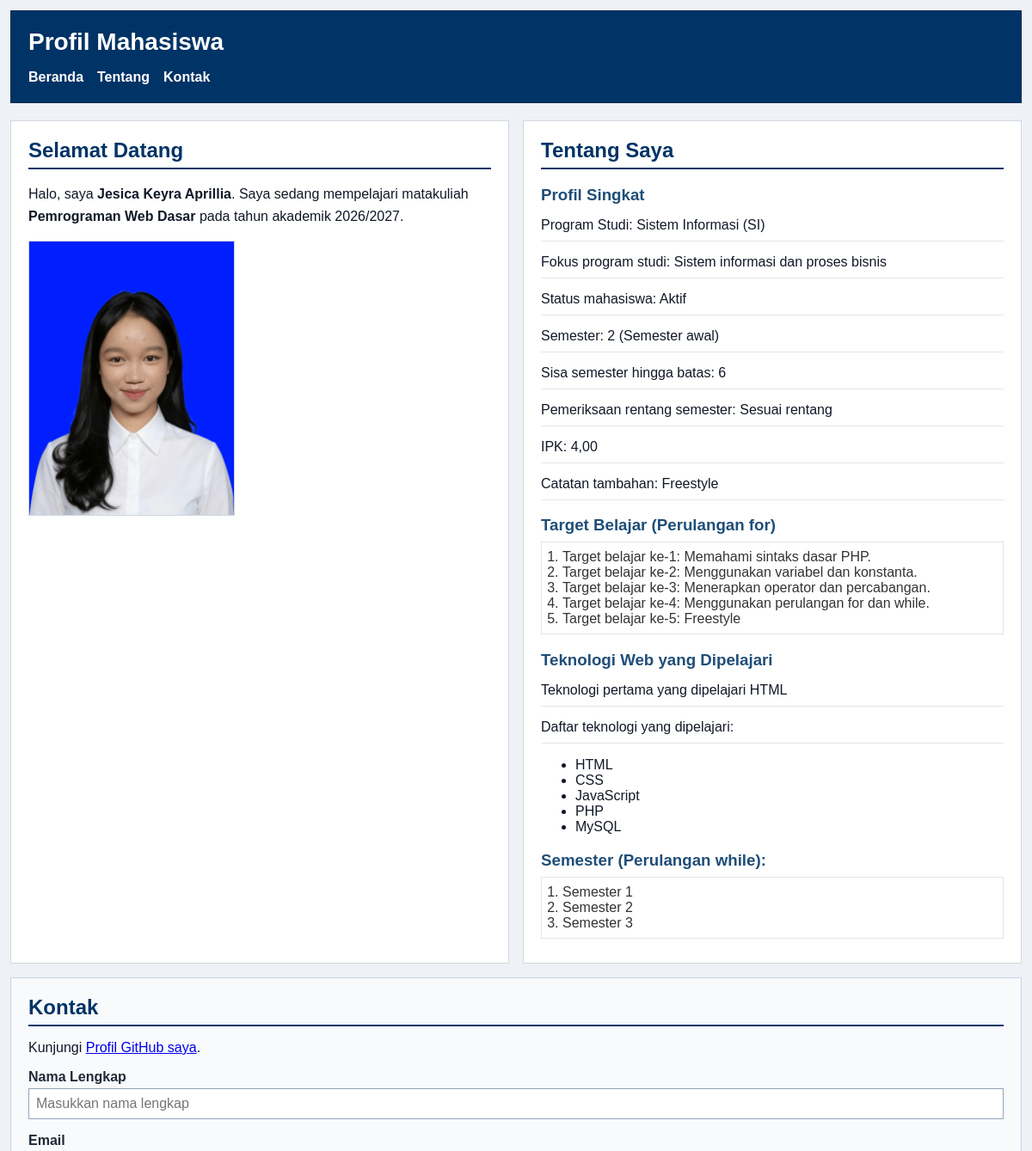
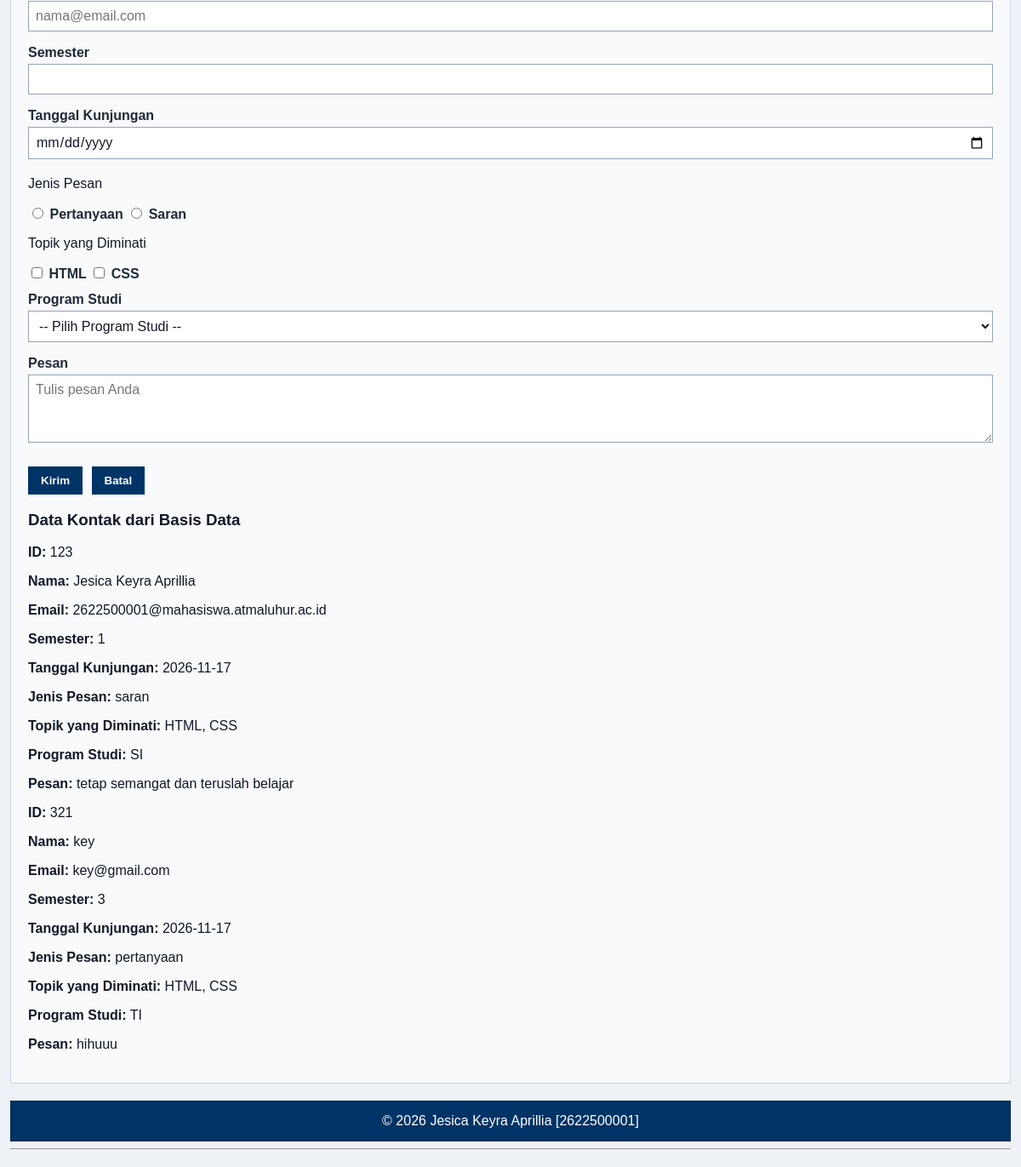
The page / on the database its author committed (2 pictures, top to bottom).
### tables this page shows
CREATE TABLE `tbl_kontak_2622500001` (
  `id` int NOT NULL,
  `nama` varchar(50) NOT NULL,
  `email` varchar(255) NOT NULL,
  `semester` tinyint NOT NULL,
  `tanggal` date NOT NULL,
  `jenis_pesan` varchar(20) NOT NULL,
  `minat` varchar(50) NOT NULL,
  `prodi` varchar(2) NOT NULL,
  `pesan` varchar(300) NOT NULL
);

### index.php (the view, shortened to what this page needs)
<?php
require_once("fungsi.php");
require_once("koneksi.php");
$sql = "SELECT * FROM tbl_kontak_2622500001";
$hasil = mysqli_query($koneksi, $sql);
$dataKontak = [];
while ($baris = mysqli_fetch_assoc($hasil)) {
    $dataKontak[] = $baris;
}
$nim = "2622500001";
$namaMahasiswa = "Jesica Keyra Aprillia";
$programStudi = "SI";
$tahunAkademik = "2026/2027";
$semester = 2;
$ipk = 4.00;
$statusAktif = true;
$catatanTambahan = null;
$batasSemester = 8;
$sisaSemester = $batasSemester - $semester;
$semesterValid = $semester >= 1 && $semester <= $batasSemester;
$statusSemester = ($semesterValid && $statusAktif) ? "Sesuai rentang" : "Perlu diperiksa";
if ($semester < 3) {
$keteranganSemester = "Semester awal";
} elseif ($semester <= 6) {
$keteranganSemester = "Semester menengah";
} else {
$keteranganSemester = "Semester akhir";
}
$namaProdi = ($programStudi == "SI") ? "Sistem Informasi" : (($programStudi == "TI") ? "Teknik
Informatika" : (($programStudi == "BD") ? "Bisnis Digital" : "Lainnya"));
switch ($programStudi) {
  case "SI":
    $fokusProgramStudi = "Sistem informasi dan proses bisnis";
    break;
}
$teknologiWeb = ["HTML", "CSS", "JavaScript", "PHP", "MySQL"];
?>
<!doctype html>
<html lang="id">
  <head>
    <link rel="stylesheet" href="style.css" />
  </head>
  <body>
    <header>
      <div class="header-top">
      <h1>Profil Mahasiswa</h1>
     </div>
      <nav>
        <ul id="navMenu">
        <li><a href="#home">Beranda</a></li>
        <li><a href="#about">Tentang</a></li>
        <li><a href="#contact">Kontak</a></li>
      </ul>
    </nav>
  </header>
  <main>
    <section id="home">
      <h2>Selamat Datang</h2>
      <p>Halo, saya <?= tebal($namaMahasiswa); ?>. Saya sedang mempelajari matakuliah
      <strong><?= bersihkan(NAMA_MATA_KULIAH); ?></strong> pada tahun akademik <?= bersihkan($tahunAkademik);
      ?>.</p>
      <img src="img/foto profile.jpeg" alt="Foto profil Nama Mahasiswa" width="200" />
    </section>
    <section id="about">
      <h2>Tentang Saya</h2>
      <article>
        <h3>Profil Singkat</h3>
        <p>Program Studi: <?= bersihkan($namaProdi . " (" . $programStudi . ")"); ?></p>
        <p>Fokus program studi: <?= bersihkan($fokusProgramStudi); ?></p>
        <p>Status mahasiswa: <?= $statusAktif ? "Aktif" : "Tidak aktif"; ?></p>
        <p>Semester: <?= bersihkan($semester . " (" . $keteranganSemester . ")"); ?></p>
        <p>Sisa semester hingga batas: <?= bersihkan($sisaSemester); ?></p>
        <p>Pemeriksaan rentang semester: <?= bersihkan($statusSemester); ?></p>
        <p>IPK: <?= number_format($ipk, 2, ',', '.'); ?></p>
        <p>Catatan tambahan: <?= $catatanTambahan === null ? "Freestyle" : bersihkan($catatanTambahan);
        ?></p>
        <h3>Target Belajar (Perulangan for)</h3>
        <ol>
          <?php
          for ($i = 1; $i <= 5; $i++) {
            echo "<li>Target belajar ke-" . $i . ": ";
            switch ($i) {
              case 1:
                echo "Memahami sintaks dasar PHP.";
                break;
              case 2:
                echo "Menggunakan variabel dan konstanta.";
                break;
              case 3:
                echo "Menerapkan operator dan percabangan.";
                break;
              case 4:
                echo "Menggunakan perulangan for dan while.";
                break;
              default:
                echo "Freestyle";
                break;
            }
            echo "</li>";
          }
          ?>
        </ol>
        <h3>Teknologi Web yang Dipelajari</h3>
        <p>
            Teknologi pertama yang dipelajari
            <?= bersihkan($teknologiWeb[0]); ?>
        </p>
        <p>Daftar teknologi yang dipelajari:</p>
        <ul>
          <?php foreach ($teknologiWeb as $teknologi): ?>
            <li><?= bersihkan($teknologi); ?></li>
          <?php endforeach; ?>
        </ul>
        <h3>Semester (Perulangan while):</h3>
        <ol>
          <?php
          $nomorSemester = 1;
          while ($nomorSemester <= 3) {
            echo "<li>Semester " . $nomorSemester . "</li>";
            $nomorSemester++;
          }
          ?>
        </ol>
      </article>
    </section>
    <section id="contact">
        <h2>Kontak</h2>
        <p>Kunjungi <a target="_blank" href="https://github.com/2622500001-jesicakeyra?tab=repositories<?= PROFIL_GITHUB ?>">Profil GitHub saya</a>.</p>
        <form id="contactForm" class="js-contact-form" data-validation="contact" action="index.php" method="post" novalidate>
          <div class="form-group">
            <label for="nama">Nama Lengkap</label><br />
            <input class="input-form" type="text" id="nama" name="nama" placeholder="Masukkan nama lengkap" minlength="3" maxlength="50" required />
          </div>
          <div class="form-group">
            <label for="email">Email</label><br />
            <input class="input-form" type="email" id="email" name="email" placeholder="nama@email.com" required />
          </div>
          <div class="form-group">
            <label for="semester">Semester</label><br />
            <input class="input-form" type="number" id="semester" name="semester" min="1" max="14" required />
          </div>
          <div class="form-group">
            <label for="tanggal">Tanggal Kunjungan</label><br />
            <input class="input-form" type="date" id="tanggal" name="tanggal" required />
          </div>
          <div class="form-group">
            <p>Jenis Pesan</p>
            <input type="radio" id="pertanyaan" name="jenis_pesan" value="pertanyaan" required />
            <label for="pertanyaan">Pertanyaan</label>
            <input type="radio" id="saran" name="jenis_pesan" value="saran" />
            <label for="saran">Saran</label>
          </div>
          <div class="form-group">
            <p>Topik yang Diminati</p>
            <input type="checkbox" id="minat-html" name="minat[]" value="HTML" />
            <label for="minat-html">HTML</label>
            <input type="checkbox" id="minat-css" name="minat[]" value="CSS" />
            <label for="minat-css">CSS</label>
          </div>
          <div class="form-group">
           <label for="prodi">Program Studi</label><br />
           <select class="input-form" id="prodi" name="prodi" required>
            <option value="">-- Pilih Program Studi --</option>
           </select>
          </div>
          <div class="form-group">
            <label for="pesan">Pesan</label><br />
            <textarea class="input-form" id="pesan" name="pesan" maxlength="300" placeholder="Tulis pesan Anda" required></textarea>
          </div>
          <button type="submit">Kirim</button>
          <button type="reset">Batal</button>
        </form>
        <article id="hasilKontak" class="submission-result" aria-live="polite">
            <h3>Data Kontak dari Basis Data</h3>
            <?php if (count($dataKontak) > 0): ?>
              <?php foreach ($dataKontak as $data): ?>
                <section>
                  <p><strong>ID:</strong> <?= bersihkan($data["id"]); ?></p>
                  <p><strong>Nama:</strong> <?= bersihkan($data["nama"]); ?></p>
                  <p><strong>Email:</strong> <?= bersihkan($data["email"]); ?></p>
                  <p><strong>Semester:</strong> <?= bersihkan($data["semester"]); ?></p>
                  <p><strong>Tanggal Kunjungan:</strong> <?= bersihkan($data["tanggal"]); ?></p>
                  <p><strong>Jenis Pesan:</strong> <?= bersihkan($data["jenis_pesan"]); ?></p>
                  <p><strong>Topik yang Diminati:</strong> <?= bersihkan($data["minat"]); ?></p>
                  <p><strong>Program Studi:</strong> <?= bersihkan($data["prodi"]); ?></p>
                  <p><strong>Pesan:</strong> <?= nl2br(bersihkan($data["pesan"])); ?></p>
                </section>
              <?php endforeach; ?>
            <?php else: ?>
              <p>Belum ada data kontak yang tersimpan.</p>
            <?php endif; ?>
          </section>
    </main>
    <footer>
      <p>&copy; <?= date("Y"); ?> <?= bersihkan($namaMahasiswa); ?> [<?= bersihkan($nim); ?>]</p>
    </footer>
    <hr>
   </body>
 </html>

### fungsi.php
<?php
function bersihkan($teks)
{
    return htmlspecialchars($teks ?? "", ENT_QUOTES, "UTF-8");
}
function tebal($teks)
{
    return "<strong>" . bersihkan($teks) . "</strong>";
}

### style.css (style rules this page uses)
* { box-sizing: border-box; }
body { margin: 0; padding: 12px; font-family: Arial, sans-serif; color: #111827; background-color: #eef2f7; }
header { background-color: #003366; color: #ffffff; padding: 20px; margin-bottom: 20px; border: 1px solid #00264d; }
header h1 { margin: 0; font-size: 28px; }
.header-top { display: flex; justify-content: space-between; align-items: center; }
#navMenu { display: none; }
nav ul { display: flex; flex-direction: column; justify-content: flex-start; align-items: flex-start; gap: 12px; margin: 0; padding: 0; list-style: none; }
nav a { color: #ffffff; font-weight: bold; text-decoration: none; }
main { display: grid; grid-template-columns: 1fr; gap: 16px; }
section { width: 100%; }
#home { background-color: #ffffff; border: 1px solid #d0d7de; padding: 20px; margin: 0; }
#home h2 { color: #003366; border-bottom: 2px solid #003366; padding-bottom: 6px; margin-top: 0; margin-bottom: 16px; }
#home p { line-height: 1.6; margin: 0 0 16px; }
#home img { display: block; width: 240px; max-width: 100%; height: auto; border: 1px solid #cbd5e1; }
#about { background-color: #ffffff; border: 1px solid #d0d7de; padding: 20px; margin: 0; }
#about h2 { color: #003366; border-bottom: 2px solid #003366; padding-bottom: 6px; margin-top: 0; margin-bottom: 16px; }
#about h3 { color: #1f4e78; margin-bottom: 6px; }
#about p { margin: 6px 0; padding: 6px 0; border-bottom: 1px solid #e6e6e6; line-height: 1.5; }
#about ol { color: #333333; margin: 8px 0; padding: 8px 24px; border: 1px solid #e6e6e6; }
#contact { background-color: #f8fafc; border: 1px solid #cbd5e1; padding: 20px; margin: 0; }
#contact h2 { color: #003366; border-bottom: 2px solid #003366; padding-bottom: 6px; margin-top: 0; margin-bottom: 16px; }
.form-group { margin: 12px 0; }
#contact label { color: #1f2937; font-weight: bold; }
.input-form { width: 100%; max-width: 100%; background-color: #ffffff; color: #111827; font-family: Arial, sans-serif; font-size: 16px; padding: 8px; margin: 4px 0; border: 1px solid #94a3b8; }
#contact textarea { min-height: 80px; resize: vertical; }
#contact button { background-color: #003366; color: #ffffff; font-weight: bold; padding: 8px 14px; margin: 8px 6px 0 0; border: 1px solid #003366; cursor: pointer; }
footer { background-color: #003366; color: #ffffff; text-align: center; padding: 14px 20px; margin-top: 20px; border: 1px solid #00264d; }
footer p { margin: 0; }
@media (min-width: 768px) { nav { margin-top: 16px; } }
@media (min-width: 768px) { nav ul { flex-direction: row; justify-content: flex-start; align-items: center; gap: 16px; } }
@media (min-width: 768px) { main { grid-template-columns: 1fr 1fr; } }
@media (min-width: 768px) { #contact { grid-column: 1 / -1; } }
@media (min-width: 768px) { #navMenu { display: flex; flex-direction: row; } }

### rows shown on the page
tbl_kontak_2622500001: id "123", nama "Jesica Keyra Aprillia", email "2622500001@mahasiswa.atmaluhur.ac.id", semester "1", tanggal "2026-11-17", jenis_pesan "saran", minat "HTML, CSS", prodi "SI", pesan "tetap semangat dan teruslah belajar"
tbl_kontak_2622500001: id "321", nama "key", email "key@gmail.com", semester "3", tanggal "2026-11-17", jenis_pesan "pertanyaan", minat "HTML, CSS", prodi "TI", pesan "hihuuu"

### other values the page prints
bersihkan($teks) "Jesica Keyra Aprillia"
bersihkan(NAMA_MATA_KULIAH) "Pemrograman Web Dasar"
bersihkan($tahunAkademik) "2026/2027"
bersihkan($namaProdi . " (" . $programStudi . ")") "Sistem Informasi (SI)"
bersihkan($fokusProgramStudi) "Sistem informasi dan proses bisnis"
bersihkan($semester . " (" . $keteranganSemester . ")") "2 (Semester awal)"
bersihkan($sisaSemester) "6"
bersihkan($statusSemester) "Sesuai rentang"
$ipk "4,00"
bersihkan($teknologiWeb[0]) "HTML"
bersihkan($teknologi) "HTML"
bersihkan($teknologi) "CSS"
bersihkan($teknologi) "JavaScript"
bersihkan($teknologi) "PHP"
bersihkan($teknologi) "MySQL"
